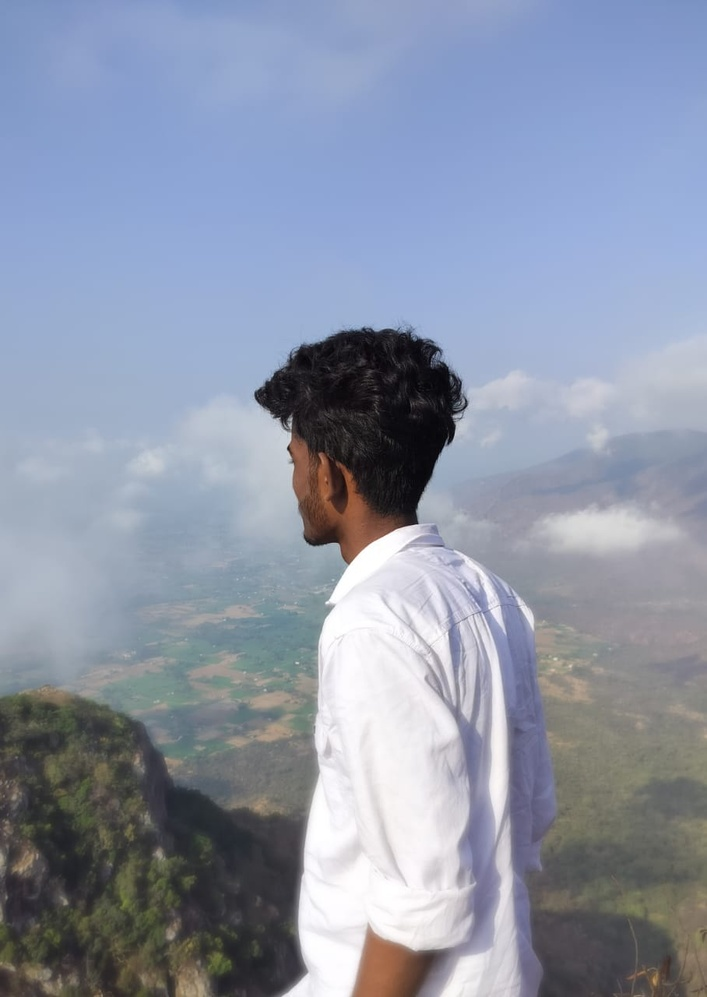
#> input picture mountain view.jpeg, 707 x 997 px, shrunk from 908 x 1280 before the run
$ jupyter execute 'Exp_5_19AI406 (1).ipynb'   (older library calls are emulated)
#> lines starting #> are read from the running program, lines starting #| are printed output that depends on the picture
### Developed By : JANAGIRAMAN M
### Register Number: 212224230101
## Smoothing Filters

[cell 1]
# In[1]: Using Averaging Filter

import cv2
import matplotlib.pyplot as plt
import numpy as np

image1 = cv2.imread('mountain view.jpeg')
#> image1 is the input picture: shape (997, 707, 3); mean B, G, R 168.2, 149.5, 140.8
if image1 is None:
    raise FileNotFoundError("red.jpg was not found. Place red.jpg in the same folder as this notebook.")

image2 = cv2.cvtColor(image1, cv2.COLOR_BGR2RGB)
kernel = np.ones((5, 5), np.float32) / 25
image3 = cv2.filter2D(image2, -1, kernel)

plt.figure(figsize=(8, 8))
plt.subplot(1, 2, 1)
plt.imshow(image2)
plt.title('Original Image')
plt.axis('off')

plt.subplot(1, 2, 2)
plt.imshow(image3)
plt.title('Averaging Filter Image')
plt.axis('off')
plt.show()
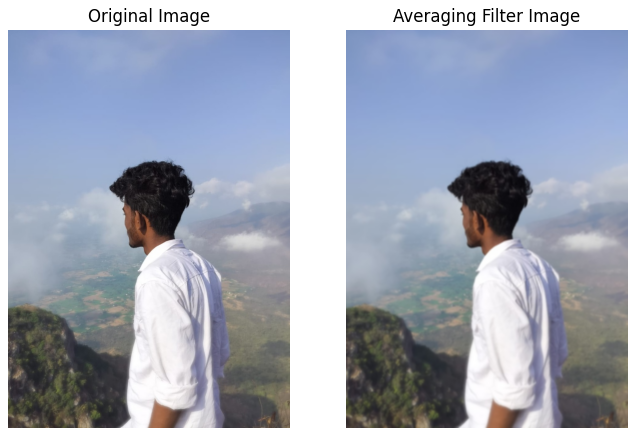
#> figure drawn by matplotlib, 2 panels

[cell 2]
# In[2]: Using Weighted Averaging Filter

kernel1 = np.array([[1, 2, 1],
                    [2, 4, 2],
                    [1, 2, 1]], dtype=np.float32) / 16

weighted_image = cv2.filter2D(image2, -1, kernel1)

plt.figure(figsize=(8, 8))
plt.subplot(1, 2, 1)
plt.imshow(image2)
plt.title('Original Image')
plt.axis('off')

plt.subplot(1, 2, 2)
plt.imshow(weighted_image)
plt.title('Weighted Average Filter Image')
plt.axis('off')
plt.show()

[cell 3]
# In[3]: Using Gaussian Filter

gaussian_blur = cv2.GaussianBlur(image2, (5, 5), 0)

plt.figure(figsize=(8, 8))
plt.subplot(1, 2, 1)
plt.imshow(image2)
plt.title('Original Image')
plt.axis('off')

plt.subplot(1, 2, 2)
plt.imshow(gaussian_blur)
plt.title('Gaussian Blur')
plt.axis('off')
plt.show()

[cell 4]
# In[4]: Using Median Filter

median = cv2.medianBlur(image2, 5)

plt.figure(figsize=(8, 8))
plt.subplot(1, 2, 1)
plt.imshow(image2)
plt.title('Original Image')
plt.axis('off')

plt.subplot(1, 2, 2)
plt.imshow(median)
plt.title('Median Filter Image')
plt.axis('off')
plt.show()

## Sharpening Filters

[cell 5]
# In[5]: Using Laplacian Kernel

kernel2 = np.array([[0, -1, 0],
                    [-1, 5, -1],
                    [0, -1, 0]], dtype=np.float32)

sharpened_image = cv2.filter2D(image2, -1, kernel2)

plt.figure(figsize=(8, 8))
plt.subplot(1, 2, 1)
plt.imshow(image2)
plt.title('Original Image')
plt.axis('off')

plt.subplot(1, 2, 2)
plt.imshow(sharpened_image)
plt.title('Sharpened Image - Laplacian Kernel')
plt.axis('off')
plt.show()
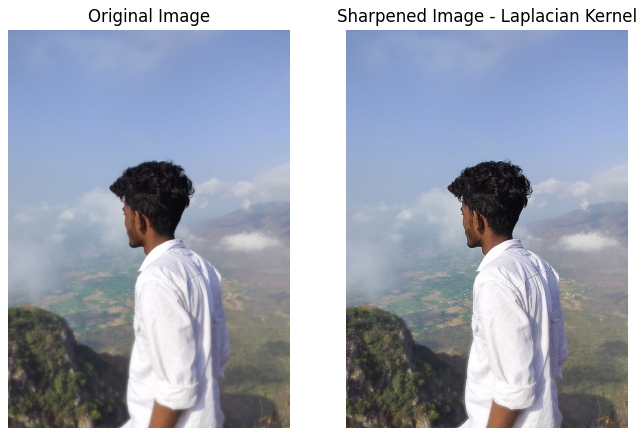
#> figure drawn by matplotlib, 2 panels

[cell 6]
# In[6]: Using Laplacian Operator

gray = cv2.cvtColor(image1, cv2.COLOR_BGR2GRAY)
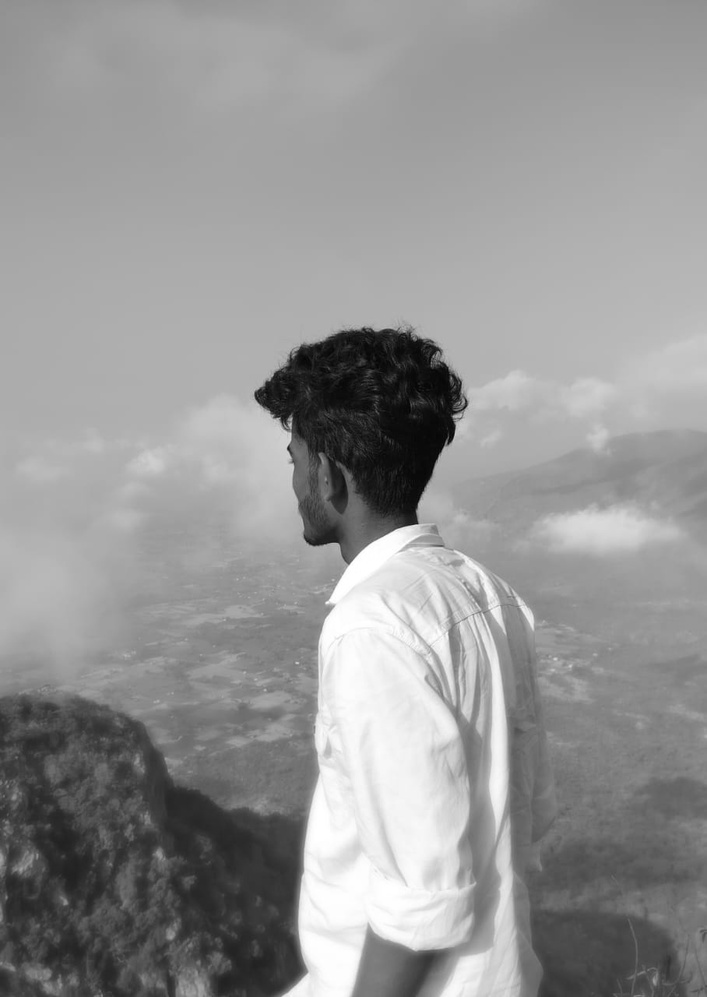
#> gray: shape (997, 707); min 1, max 255, mean 149
laplacian = cv2.Laplacian(gray, cv2.CV_64F)
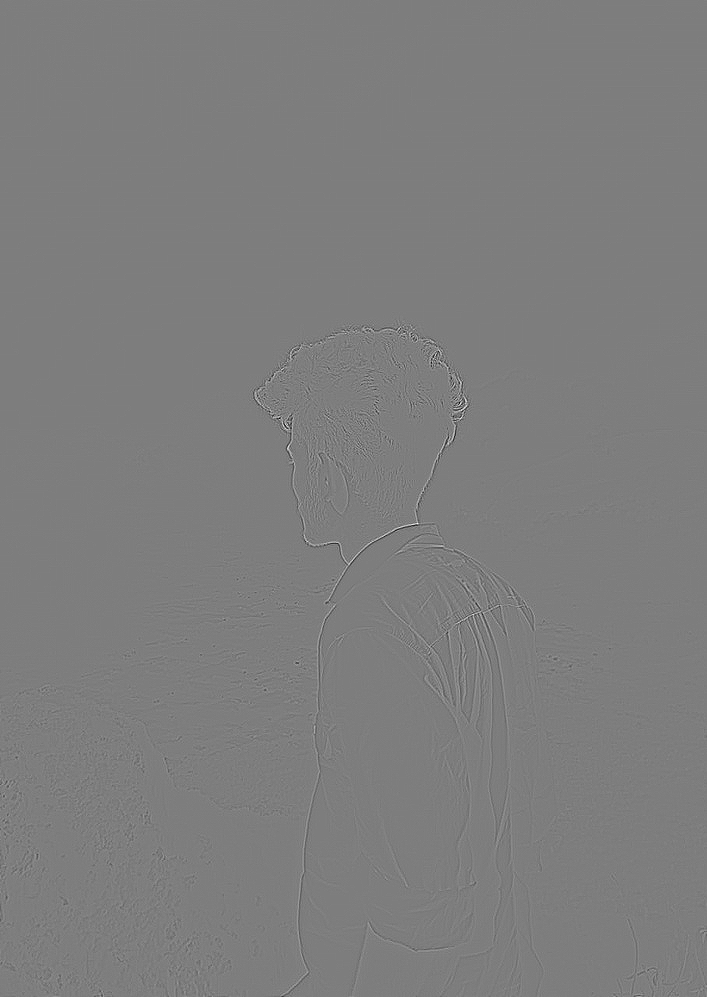
#> laplacian: shape (997, 707) float64; min -200, max 205, mean 0; drawn with min black and max white
laplacian_abs = cv2.convertScaleAbs(laplacian)
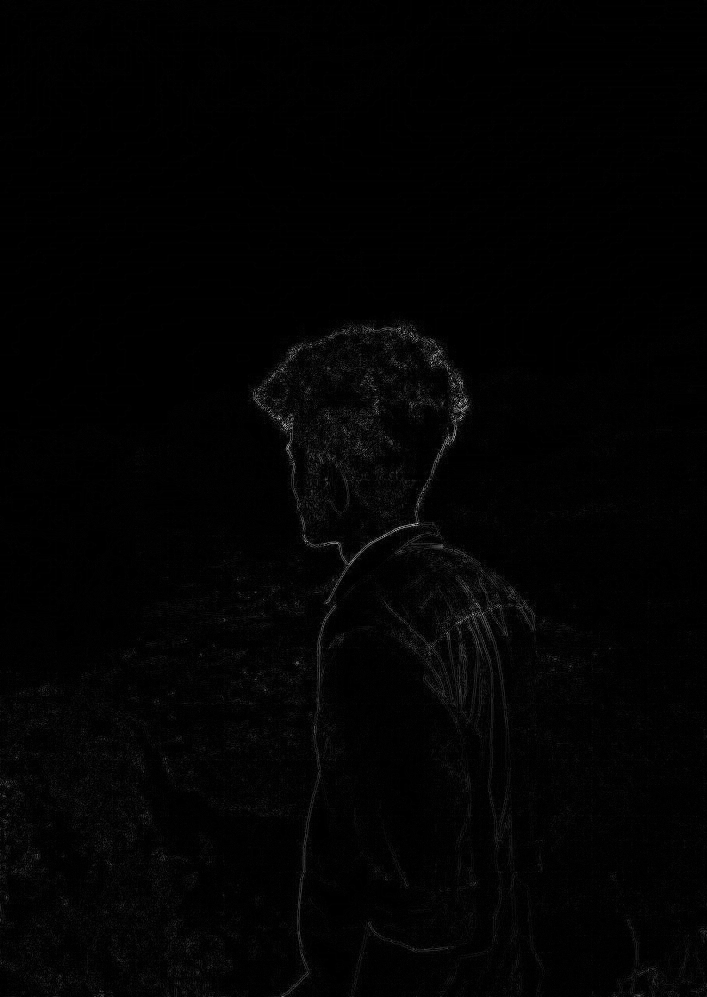
#> laplacian_abs: shape (997, 707); min 0, max 205, mean 2.9

plt.figure(figsize=(8, 8))
plt.subplot(1, 2, 1)
plt.imshow(image2)
plt.title('Original Image')
plt.axis('off')

plt.subplot(1, 2, 2)
plt.imshow(laplacian_abs, cmap='gray')
plt.title('Laplacian Operator')
plt.axis('off')
plt.show()
